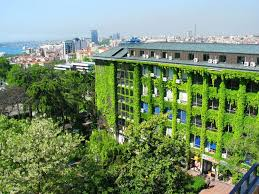
#> input picture ytu.jpg, 259 x 194 px
$ python 01_goruntu_yukle.py
#> lines starting #> are read from the running program, lines starting #| are printed output that depends on the picture
import cv2
import matplotlib.pyplot as plt

# ── Görüntüyü oku ─────────────────────────────────────────────────────────────
img  = cv2.imread("ytu.jpg")
#> img is the input picture: shape (194, 259, 3); mean B, G, R 106.3, 141.9, 119
rgb  = cv2.cvtColor(img, cv2.COLOR_BGR2RGB)
gray = cv2.cvtColor(img, cv2.COLOR_BGR2GRAY)
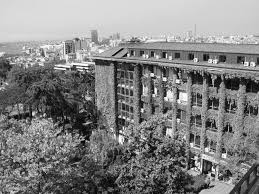
#> gray: shape (194, 259); min 0, max 255, mean 131
h, w = img.shape[:2]
#> h = 194; w = 259

# ── Figür ─────────────────────────────────────────────────────────────────────
fig = plt.figure(figsize=(18, 7))
fig.patch.set_facecolor("#1a1a2e")

plt.suptitle("01 — Görüntü Yükleme ve Temel Bilgiler",
             fontsize=20, fontweight="bold", color="white", y=0.97)

# Sol: Renkli
ax1 = fig.add_subplot(1, 3, 1)
ax1.imshow(rgb)
ax1.set_title("Renkli resim (RGB)", fontsize=15, fontweight="bold", color="#4fc3f7", pad=10)
ax1.axis("off")
ax1.text(0.5, -0.04,
         f"Boyut: {w} × {h} piksel   |   Kanal: 3 (R, G, B)   |   Dtype: {img.dtype}",
         transform=ax1.transAxes, ha="center", fontsize=11, color="#b0bec5")

# Orta: Gri ton
ax2 = fig.add_subplot(1, 3, 2)
ax2.imshow(gray, cmap="gray")
ax2.set_title("Gri Tonlu resim (Grayscale)", fontsize=15, fontweight="bold", color="#a5d6a7", pad=10)
ax2.axis("off")
ax2.text(0.5, -0.04,
         f"Min: {gray.min()}   Max: {gray.max()}   Ortalama: {gray.mean():.1f}",
         transform=ax2.transAxes, ha="center", fontsize=11, color="#b0bec5")

# Sağ: Histogram
ax3 = fig.add_subplot(1, 3, 3)
ax3.set_facecolor("#0d1117")
renkler = [("#ef5350", "R Kanalı"), ("#66bb6a", "G Kanalı"), ("#42a5f5", "B Kanalı")]
for k, (renk, etiket) in enumerate(renkler):
    hist = cv2.calcHist([img], [k], None, [256], [0, 256])
    ax3.plot(hist, color=renk, linewidth=1.5, label=etiket, alpha=0.85)
ax3.set_title("Piksel Yoğunluk Histogramı", fontsize=15, fontweight="bold",
              color="#fff176", pad=10)
ax3.set_xlabel("Piksel Değeri (0–255)", fontsize=11, color="#b0bec5")
ax3.set_ylabel("Frekans", fontsize=11, color="#b0bec5")
ax3.legend(fontsize=11, facecolor="#1a1a2e", labelcolor="white")
ax3.tick_params(colors="#b0bec5")
ax3.set_xlim(0, 255)
for spine in ax3.spines.values():
    spine.set_edgecolor("#444")
#> this loop made 4 passes

plt.tight_layout(rect=[0, 0, 1, 0.95])
plt.show()
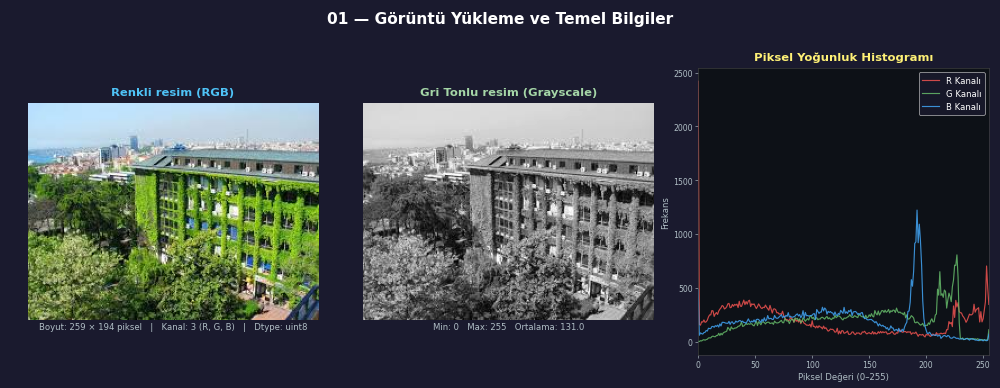
#> figure drawn by matplotlib, 3 panels; panel 3: curve peaks at x = 0, y = 2419; panel 3: curve peaks at x = 227, y = 807; panel 3: curve peaks at x = 192, y = 1223
